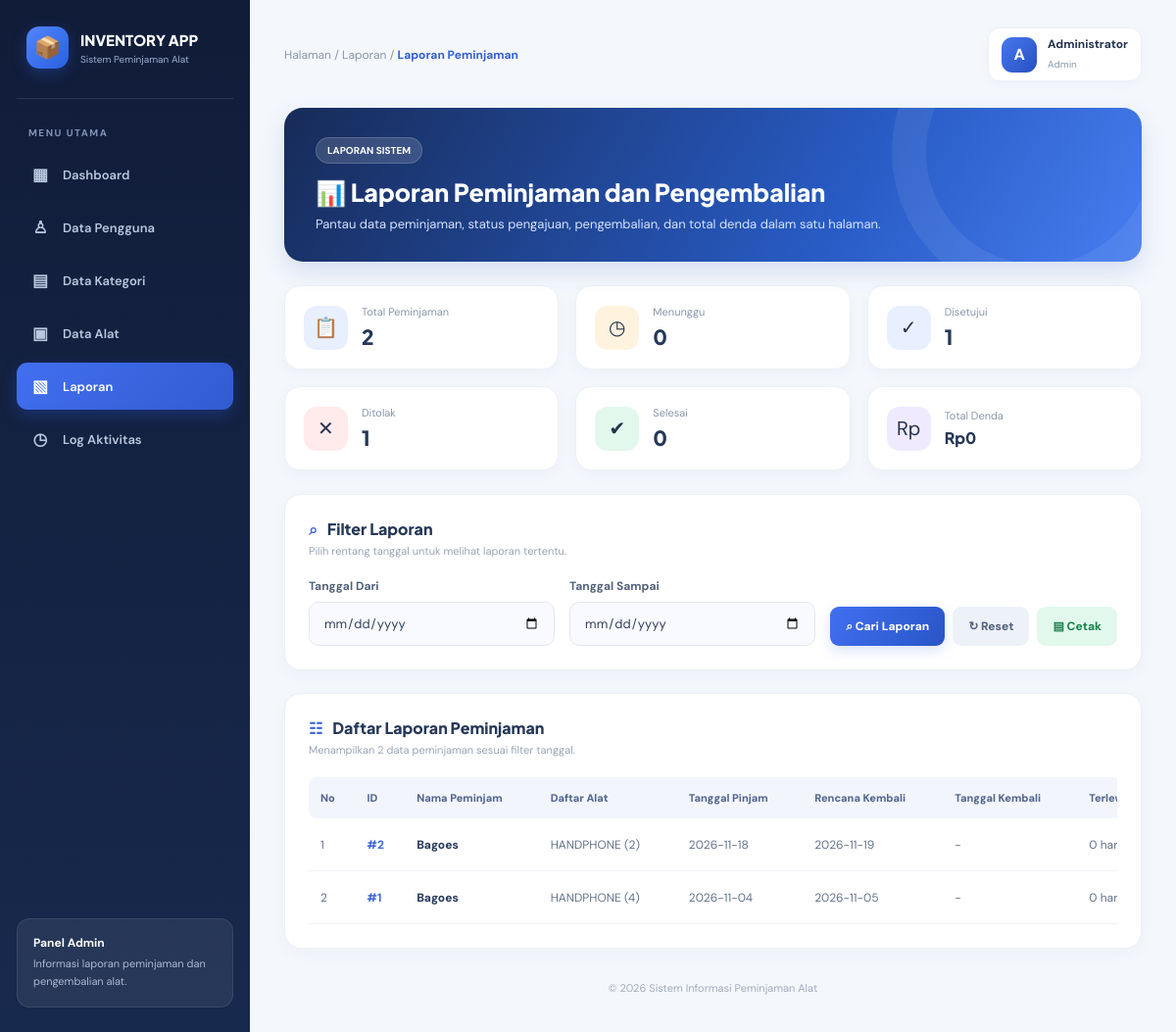
Screenshot of /laporan.php (signed in) with the database file from the repository.
### tables this page shows
CREATE TABLE `peminjaman` (
  `id_peminjaman` int NOT NULL,
  `id_user` int NOT NULL,
  `id_petugas` int DEFAULT NULL,
  `tanggal_pengajuan` timestamp NULL DEFAULT CURRENT_TIMESTAMP,
  `tanggal_pinjam` date NOT NULL,
  `tanggal_rencana_kembali` date NOT NULL,
  `keperluan` text NOT NULL,
  `status` enum('Menunggu','Disetujui','Ditolak','Selesai') DEFAULT 'Menunggu'
);

CREATE TABLE `users` (
  `id` int NOT NULL,
  `nama` varchar(100) NOT NULL,
  `username` varchar(50) NOT NULL,
  `password` varchar(255) NOT NULL,
  `role` varchar(20) NOT NULL,
  `created_at` timestamp NULL DEFAULT CURRENT_TIMESTAMP
);

### laporan.php (the view, shortened to what this page needs)
<?php
require_once "config.php";
$role = $_SESSION["role"] ?? "";
$dari = $_GET["dari"] ?? "";
$sampai = $_GET["sampai"] ?? "";
$where = "";
$params = [];
$sql = "
    SELECT
        p.id_peminjaman,
        u.nama AS nama_peminjam,
        p.tanggal_pengajuan,
        p.tanggal_pinjam,
        p.tanggal_rencana_kembali,
        p.keperluan,
        p.status,
        GROUP_CONCAT(
            CONCAT(
                a.nama_alat,
                ' (',
                dp.jumlah_pinjam,
                ')'
            )
            SEPARATOR ', '
        ) AS daftar_alat,
        pg.tanggal_kembali,
        pg.terlambat,
        pg.denda,
        pg.kondisi_kembali,
        petugas.nama AS nama_petugas
    FROM peminjaman p
    INNER JOIN users u
        ON p.id_user = u.id
    LEFT JOIN detail_peminjaman dp
        ON p.id_peminjaman = dp.id_peminjaman
    LEFT JOIN alat a
        ON dp.id_alat = a.id_alat
    LEFT JOIN pengembalian pg
        ON p.id_peminjaman = pg.id_peminjaman
    LEFT JOIN users petugas
        ON pg.id_petugas = petugas.id
    WHERE 1=1
    $where
    GROUP BY
        p.id_peminjaman,
        u.nama,
        p.tanggal_pengajuan,
        p.tanggal_pinjam,
        p.tanggal_rencana_kembali,
        p.keperluan,
        p.status,
        pg.tanggal_kembali,
        pg.terlambat,
        pg.denda,
        pg.kondisi_kembali,
        petugas.nama
    ORDER BY p.id_peminjaman DESC
";
$stmt = $pdo->prepare($sql);
$stmt->execute($params);
$laporan = $stmt->fetchAll(PDO::FETCH_ASSOC);
$total = count($laporan);
$menunggu = 0;
$disetujui = 0;
$ditolak = 0;
$selesai = 0;
$totalDenda = 0;
foreach ($laporan as $item) {
    if ($item["status"] === "Menunggu") {
        $menunggu++;
    } elseif ($item["status"] === "Disetujui") {
        $disetujui++;
    } elseif ($item["status"] === "Ditolak") {
        $ditolak++;
    } elseif ($item["status"] === "Selesai") {
        $selesai++;
    }
    $totalDenda += (float) ($item["denda"] ?? 0);
}
?>
<!DOCTYPE html>
<html lang="id">
<head>
</head>
<body>
<div class="layout">
    <aside class="sidebar">
        <div class="brand">
            <div class="brand-icon">📦</div>
            <div class="brand-text">
                <h2>INVENTORY APP</h2>
                <p>Sistem Peminjaman Alat</p>
            </div>
        </div>
        <div class="menu-title">MENU UTAMA</div>
        <nav class="menu">
            <a href="dashboard.php">
                <span class="menu-icon">▦</span>
                <span class="menu-text">Dashboard</span>
            </a>
            <?php if ($role === "Admin"): ?>
                <a href="users.php">
                    <span class="menu-icon">♙</span>
                    <span class="menu-text">Data Pengguna</span>
                </a>
                <a href="kategori.php">
                    <span class="menu-icon">▤</span>
                    <span class="menu-text">Data Kategori</span>
                </a>
                <a href="alat.php">
                    <span class="menu-icon">▣</span>
                    <span class="menu-text">Data Alat</span>
                </a>
            <?php endif; ?>
            <a href="laporan.php" class="active">
                <span class="menu-icon">▧</span>
                <span class="menu-text">Laporan</span>
            </a>
            <?php if ($role === "Admin"): ?>
                <a href="log_aktivitas.php">
                    <span class="menu-icon">◷</span>
                    <span class="menu-text">Log Aktivitas</span>
                </a>
            <?php endif; ?>
        </nav>
        <div class="sidebar-bottom">
            <strong>Panel <?= htmlspecialchars($role) ?></strong>
            <p>Informasi laporan peminjaman dan pengembalian alat.</p>
        </div>
    </aside>
    <main class="main">
        <div class="topbar">
            <div class="breadcrumb">
                Halaman / Laporan / <strong>Laporan Peminjaman</strong>
            </div>
            <div class="profile">
                <div class="avatar">
                    <?= strtoupper(substr($_SESSION["nama"] ?? "U", 0, 1)) ?>
                </div>
                <div class="profile-info">
                    <strong><?= htmlspecialchars($_SESSION["nama"] ?? "Pengguna") ?></strong>
                    <span><?= htmlspecialchars($role) ?></span>
                </div>
            </div>
        </div>
        <section class="page-header">
            <div class="header-label">LAPORAN SISTEM</div>
            <h1>📊 Laporan Peminjaman dan Pengembalian</h1>
            <p>
                Pantau data peminjaman, status pengajuan, pengembalian,
                dan total denda dalam satu halaman.
            </p>
        </section>
        <section class="stats">
            <div class="stat-card">
                <div class="stat-icon blue-bg">📋</div>
                <div>
                    <span>Total Peminjaman</span>
                    <h3><?= $total ?></h3>
                </div>
            </div>
            <div class="stat-card">
                <div class="stat-icon orange-bg">◷</div>
                <div>
                    <span>Menunggu</span>
                    <h3><?= $menunggu ?></h3>
                </div>
            </div>
            <div class="stat-card">
                <div class="stat-icon blue-bg">✓</div>
                <div>
                    <span>Disetujui</span>
                    <h3><?= $disetujui ?></h3>
                </div>
            </div>
            <div class="stat-card">
                <div class="stat-icon red-bg">✕</div>
                <div>
                    <span>Ditolak</span>
                    <h3><?= $ditolak ?></h3>
                </div>
            </div>
            <div class="stat-card">
                <div class="stat-icon green-bg">✔</div>
                <div>
                    <span>Selesai</span>
                    <h3><?= $selesai ?></h3>
                </div>
            </div>
            <div class="stat-card">
                <div class="stat-icon purple-bg">Rp</div>
                <div>
                    <span>Total Denda</span>
                    <h3 style="font-size:16px;">
                        Rp<?= number_format($totalDenda, 0, ",", ".") ?>
                    </h3>
                </div>
            </div>
        </section>
        <section class="card filter-card">
            <div class="card-heading">
                <div>
                    <h2>
                        <span class="heading-icon">⌕</span>
                        Filter Laporan
                    </h2>
                    <p>Pilih rentang tanggal untuk melihat laporan tertentu.</p>
                </div>
            </div>
            <form method="GET" class="filter-form">
                <div class="form-group">
                    <label>Tanggal Dari</label>
                    <input
                        type="date"
                        name="dari"
                        value="<?= htmlspecialchars($dari) ?>"
                    >
                </div>
                <div class="form-group">
                    <label>Tanggal Sampai</label>
                    <input
                        type="date"
                        name="sampai"
                        value="<?= htmlspecialchars($sampai) ?>"
                    >
                </div>
                <div class="filter-actions">
                    <button type="submit" class="btn btn-primary">
                        ⌕ Cari Laporan
                    </button>
                    <a href="laporan.php" class="btn btn-reset">
                        ↻ Reset
                    </a>
                    <button
                        type="button"
                        class="btn btn-print"
                        onclick="window.print()"
                    >
                        ▤ Cetak
                    </button>
                </div>
            </form>
        </section>
        <section class="card">
            <div class="card-heading">
                <div>
                    <h2>
                        <span class="heading-icon">☷</span>
                        Daftar Laporan Peminjaman
                    </h2>
                    <p>
                        Menampilkan <?= $total ?> data peminjaman
                        sesuai filter tanggal.
                    </p>
                </div>
            </div>
            <div class="table-wrapper">
                <table>
                    <thead>
                        <tr>
                            <th>No</th>
                            <th>ID</th>
                            <th>Nama Peminjam</th>
                            <th>Daftar Alat</th>
                            <th>Tanggal Pinjam</th>
                            <th>Rencana Kembali</th>
                            <th>Tanggal Kembali</th>
                            <th>Terlewat</th>
                        </tr>
                    </thead>
                    <tbody>
                        <?php if (count($laporan) > 0): ?>
                            <?php $no = 1; ?>
                            <?php foreach ($laporan as $item): ?>
                                <tr>
                                    <td><?= $no++ ?></td>
                                    <td class="id-peminjaman">
                                        #<?= (int) $item["id_peminjaman"] ?>
                                    </td>
                                    <td class="nama-peminjam">
                                        <?= htmlspecialchars($item["nama_peminjam"]) ?>
                                    </td>
                                    <td>
                                        <?= htmlspecialchars($item["daftar_alat"] ?? "-") ?>
                                    </td>
                                    <td>
                                        <?= htmlspecialchars($item["tanggal_pinjam"]) ?>
                                    </td>
                                    <td>
                                        <?= htmlspecialchars($item["tanggal_rencana_kembali"]) ?>
                                    </td>
                                    <td>
                                        <?= htmlspecialchars($item["tanggal_kembali"] ?? "-") ?>
                                    </td>
                                    <td>
                                        <?= (int) ($item["terlambat"] ?? 0) ?> hari
                                    </td>
                                </tr>
                            <?php endforeach; ?>
                        <?php endif; ?>
                    </tbody>
                </table>
            </div>
        </section>
        <div class="footer">
            © <?= date("Y") ?> Sistem Informasi Peminjaman Alat
        </div>
    </main>
</div>
</body>
</html>

### rows the page displays
peminjaman: id_peminjaman "2", id_user.nama "Bagoes", daftar_alat "HANDPHONE (2)", tanggal_pinjam "2026-11-18", tanggal_rencana_kembali "2026-11-19", tanggal_kembali "-", terlambat "0"
peminjaman: id_peminjaman "1", id_user.nama "Bagoes", daftar_alat "HANDPHONE (4)", tanggal_pinjam "2026-11-04", tanggal_rencana_kembali "2026-11-05", tanggal_kembali "-", terlambat "0"

### other values shown
$role "Admin"
substr($_SESSION["nama"] ?? "U", 0, 1) "A"
$_SESSION["nama"] "Administrator"
$total "2"
$menunggu "0"
$disetujui "1"
$ditolak "1"
$selesai "0"
$totalDenda "0"
